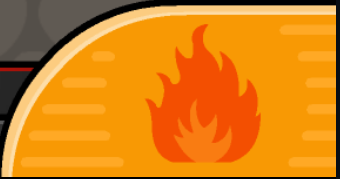
#> input picture assets/cook_button_right.png, 340 x 179 px
$ python click_cook_button.py
#> lines starting #> are read from the running program, lines starting #| are printed output that depends on the picture
### utils/button_visible.py
import cv2

from utils.click_button import grab_screen_region


def button_visible(template_path, threshold=0.6):
#> called with template_path = 'assets/cook_button_right.png', threshold = 0.6
    template = cv2.imread(template_path, 0)
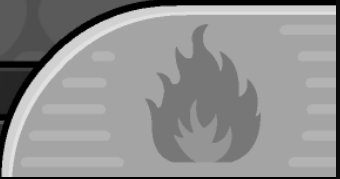
#> template: shape (179, 340); min 0, max 224, mean 143.6
    if template is None:
        raise FileNotFoundError(f"Missing template image: {template_path}")

    screenshot = grab_screen_region()
    gray = cv2.cvtColor(screenshot, cv2.COLOR_BGR2GRAY)

    result = cv2.matchTemplate(gray, template, cv2.TM_CCOEFF_NORMED)
    _, max_val, _, _ = cv2.minMaxLoc(result)

    return max_val >= threshold

### utils/click_button.py
import os
import re
import sys

import cv2

from utils.crop_screenshot_by_ratio import adb_tap_relative
from utils.get_memu_resolution import get_memu_bounds
from dotenv import load_dotenv

load_dotenv()
ADB_PATH = os.getenv("ADB_PATH")
CURRENT_DIR = os.path.dirname(__file__)
ROOT_DIR = os.path.abspath(os.path.join(CURRENT_DIR, "../"))
ASSETS_DIR = os.path.join(ROOT_DIR, "assets")

if ROOT_DIR not in sys.path:
    sys.path.append(ROOT_DIR)


def click_from_assets(filename, threshold=0.6):
    template_path = os.path.join(ASSETS_DIR, filename)
    return click_button(template_path, threshold=threshold)


# [128 lines left out: functions click_and_hold_from_assets, drag_image_to_ratio, drag_ratios, click_and_hold_ratios, not called in this run]


import io
import subprocess

import numpy as np
from PIL import Image


def grab_screen_region():
    """
    Captures a screenshot from the Android emulator/device using ADB
    and returns it as a NumPy RGB image array.

    :return: NumPy array of shape (H, W, 3) in RGB format
    """
    try:
        result = subprocess.check_output(["adb", "exec-out", "screencap", "-p"])
        image = Image.open(io.BytesIO(result)).convert("RGB")
        img_np = np.array(image)
        return img_np
    except Exception as e:
        print(f"❌ Failed to capture or convert ADB screenshot: {e}")
        return None


# [133 lines left out: functions get_memu_resolution, adb_tap, adb_touch_and_hold, click_ratios, print_pixel_color_ratio, click_button and 1 more, not called in this run]

### utils/click_cook_button.py
import os
import sys
import time

CURRENT_DIR = os.path.dirname(__file__)
ROOT_DIR = os.path.abspath(os.path.join(CURRENT_DIR, "../"))
if ROOT_DIR not in sys.path:
    sys.path.append(ROOT_DIR)

from utils.button_visible import button_visible
from utils.click_button import click_from_assets

ASSETS_DIR = os.path.join(ROOT_DIR, "assets")
COOK_BUTTON_TEMPLATE = os.path.join(ASSETS_DIR, "cook_button_right.png")


def click_cook_button():
    while not button_visible(COOK_BUTTON_TEMPLATE):
        time.sleep(1)

    click_from_assets("cook_button_right.png")


def main():
    click_cook_button()
#> (the call stopped at in grab_screen_region, `result = subprocess.check_output(["adb", "exec-out", "screencap", "-p"])`: subprocess is not available in this run)


if __name__ == "__main__":
    main()
